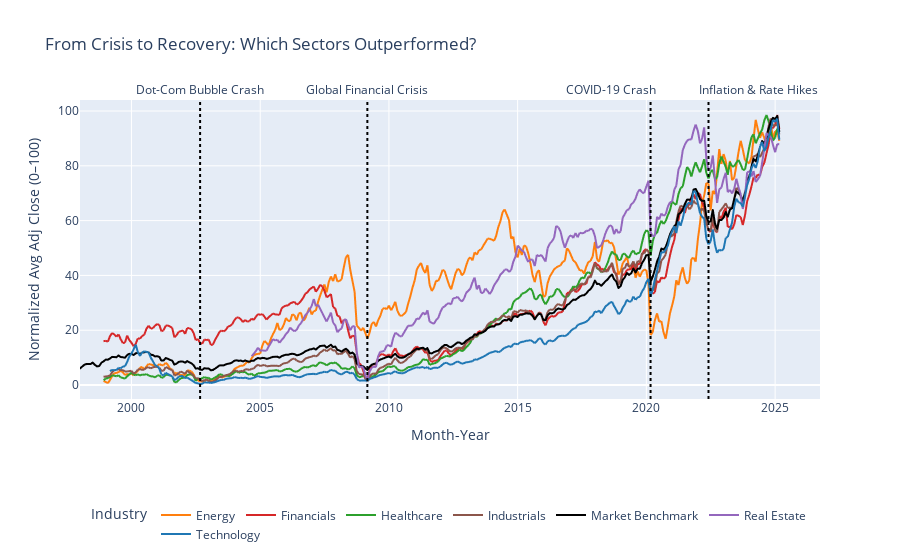

The code cell stored with this chart in its notebook:
### Code cell
pivot_table1 = sub_df.pivot_table(
    index = "Month_Year",
    columns = "Industry",
    values = "Adj Close Normalized 0 - 100",
    aggfunc = "mean"
)

pivot_long = pivot_table1.reset_index().melt(
    id_vars="Month_Year",
    var_name="Industry",
    value_name="Normalized Price"
)

fig = px.line(
    pivot_long,
    x="Month_Year",
    y="Normalized Price",
    color="Industry",
    color_discrete_map=industry_colors,
    title="From Crisis to Recovery: Which Sectors Outperformed?",
    labels={
        "Normalized Price": "Normalized Avg Adj Close (0–100)",
        "Month_Year": "Month-Year"
    }
)

fig.update_layout(
    legend=dict(
        orientation="h",        # horizontal layout
        yanchor="bottom",
        y=-0.5,                 # adjust how far below the x-axis it appears
        xanchor="center",
        x=0.5
    )
)

# Add annotation
add_macroeconomic_annotations(fig)

fig.show()

### Figure 1 — Plotly figure (JSON) as saved in the notebook; plotly's stock layout.template omitted (floating-point values rounded to 4 significant figures; data arrays with more than 128 entries replaced by an {"elided": "..."} marker saying what was removed)
{"data": [{"hovertemplate": "Industry=Energy<br>Month-Year=%{x}<br>Normalized Avg Adj Close (0–100)=%{y}<extra></extra>", "legendgroup": "Energy", "line": {"color": "#ff7f0e", "dash": "solid"}, "marker": {"symbol": "circle"}, "mode": "lines", "name": "Energy", "showlegend": true, "type": "scattergl", "x": {"elided": "327 str values"}, "xaxis": "x", "y": {"elided": "327 float values"}, "yaxis": "y"}, {"hovertemplate": "Industry=Financials<br>Month-Year=%{x}<br>Normalized Avg Adj Close (0–100)=%{y}<extra></extra>", "legendgroup": "Financials", "line": {"color": "#d62728", "dash": "solid"}, "marker": {"symbol": "circle"}, "mode": "lines", "name": "Financials", "showlegend": true, "type": "scattergl", "x": {"elided": "327 str values"}, "xaxis": "x", "y": {"elided": "327 float values"}, "yaxis": "y"}, {"hovertemplate": "Industry=Healthcare<br>Month-Year=%{x}<br>Normalized Avg Adj Close (0–100)=%{y}<extra></extra>", "legendgroup": "Healthcare", "line": {"color": "#2ca02c", "dash": "solid"}, "marker": {"symbol": "circle"}, "mode": "lines", "name": "Healthcare", "showlegend": true, "type": "scattergl", "x": {"elided": "327 str values"}, "xaxis": "x", "y": {"elided": "327 float values"}, "yaxis": "y"}, {"hovertemplate": "Industry=Industrials<br>Month-Year=%{x}<br>Normalized Avg Adj Close (0–100)=%{y}<extra></extra>", "legendgroup": "Industrials", "line": {"color": "#8c564b", "dash": "solid"}, "marker": {"symbol": "circle"}, "mode": "lines", "name": "Industrials", "showlegend": true, "type": "scattergl", "x": {"elided": "327 str values"}, "xaxis": "x", "y": {"elided": "327 float values"}, "yaxis": "y"}, {"hovertemplate": "Industry=Market Benchmark<br>Month-Year=%{x}<br>Normalized Avg Adj Close (0–100)=%{y}<extra></extra>", "legendgroup": "Market Benchmark", "line": {"color": "#000000", "dash": "solid"}, "marker": {"symbol": "circle"}, "mode": "lines", "name": "Market Benchmark", "showlegend": true, "type": "scattergl", "x": {"elided": "327 str values"}, "xaxis": "x", "y": {"elided": "327 float values"}, "yaxis": "y"}, {"hovertemplate": "Industry=Real Estate<br>Month-Year=%{x}<br>Normalized Avg Adj Close (0–100)=%{y}<extra></extra>", "legendgroup": "Real Estate", "line": {"color": "#9467bd", "dash": "solid"}, "marker": {"symbol": "circle"}, "mode": "lines", "name": "Real Estate", "showlegend": true, "type": "scattergl", "x": {"elided": "327 str values"}, "xaxis": "x", "y": {"elided": "327 float values"}, "yaxis": "y"}, {"hovertemplate": "Industry=Technology<br>Month-Year=%{x}<br>Normalized Avg Adj Close (0–100)=%{y}<extra></extra>", "legendgroup": "Technology", "line": {"color": "#1f77b4", "dash": "solid"}, "marker": {"symbol": "circle"}, "mode": "lines", "name": "Technology", "showlegend": true, "type": "scattergl", "x": {"elided": "327 str values"}, "xaxis": "x", "y": {"elided": "327 float values"}, "yaxis": "y"}], "layout": {"annotations": [{"font": {"size": 12}, "showarrow": false, "text": "Dot-Com Bubble Crash", "x": "2002-09-01", "xref": "x", "xshift": 0, "y": 1, "yanchor": "bottom", "yref": "paper"}, {"font": {"size": 12}, "showarrow": false, "text": "Global Financial Crisis", "x": "2009-03-01", "xref": "x", "xshift": 0, "y": 1, "yanchor": "bottom", "yref": "paper"}, {"font": {"size": 12}, "showarrow": false, "text": "COVID-19 Crash", "x": "2020-03-01", "xref": "x", "xshift": -40, "y": 1, "yanchor": "bottom", "yref": "paper"}, {"font": {"size": 12}, "showarrow": false, "text": "Inflation & Rate Hikes", "x": "2022-06-01", "xref": "x", "xshift": 50, "y": 1, "yanchor": "bottom", "yref": "paper"}], "legend": {"orientation": "h", "title": {"text": "Industry"}, "tracegroupgap": 0, "x": 0.5, "xanchor": "center", "y": -0.5, "yanchor": "bottom"}, "shapes": [{"line": {"color": "black", "dash": "dot"}, "type": "line", "x0": "2002-09-01", "x1": "2002-09-01", "xref": "x", "y0": 0, "y1": 1, "yref": "y domain"}, {"line": {"color": "black", "dash": "dot"}, "type": "line", "x0": "2009-03-01", "x1": "2009-03-01", "xref": "x", "y0": 0, "y1": 1, "yref": "y domain"}, {"line": {"color": "black", "dash": "dot"}, "type": "line", "x0": "2020-03-01", "x1": "2020-03-01", "xref": "x", "y0": 0, "y1": 1, "yref": "y domain"}, {"line": {"color": "black", "dash": "dot"}, "type": "line", "x0": "2022-06-01", "x1": "2022-06-01", "xref": "x", "y0": 0, "y1": 1, "yref": "y domain"}], "title": {"text": "From Crisis to Recovery: Which Sectors Outperformed?"}, "xaxis": {"anchor": "y", "domain": [0, 1], "title": {"text": "Month-Year"}}, "yaxis": {"anchor": "x", "domain": [0, 1], "title": {"text": "Normalized Avg Adj Close (0–100)"}}}}
